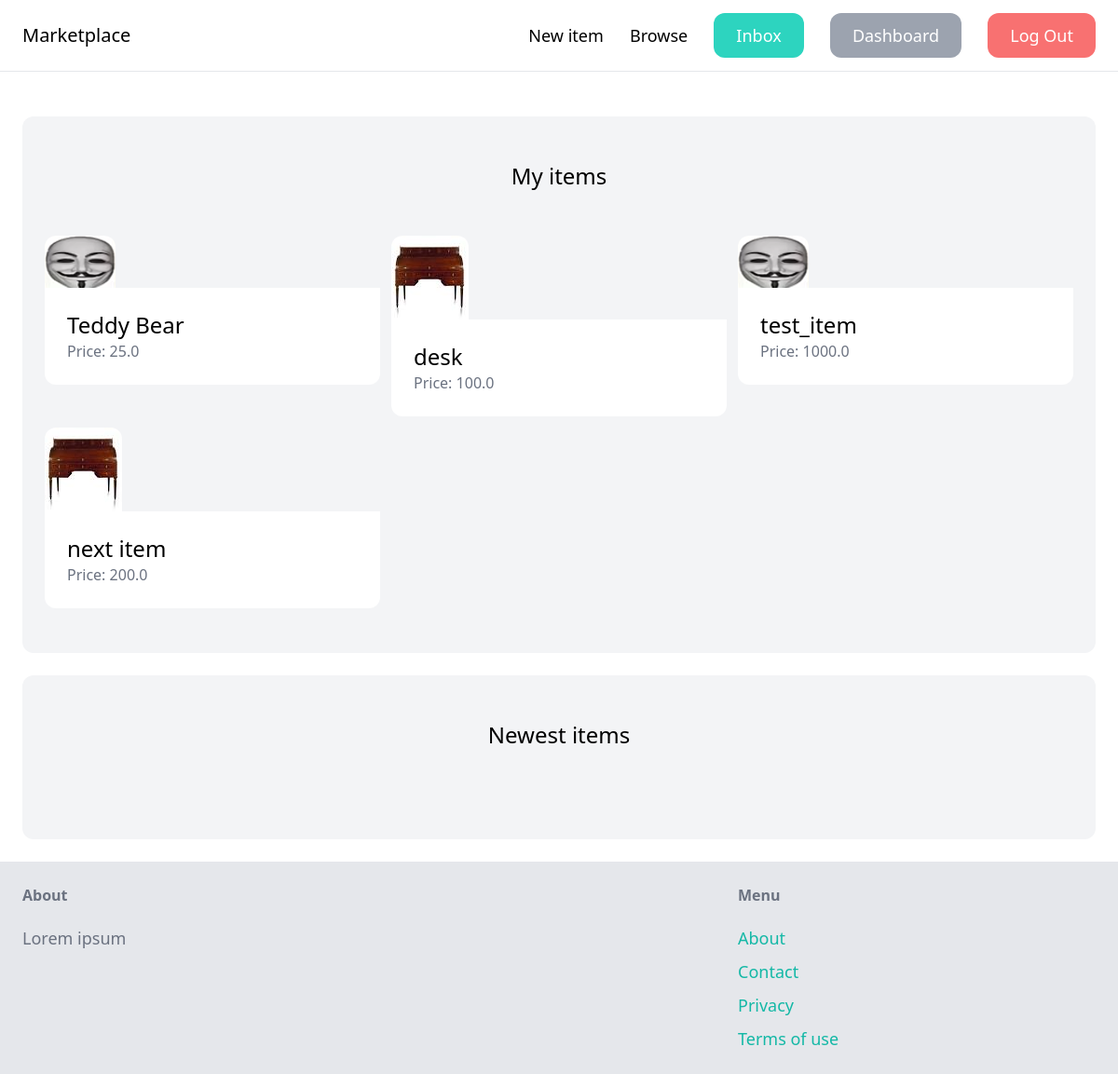
The page /dashboard/ (signed in) on the database its author committed.
### item/models.py (models this page shows, shortened)
class Item(models.Model):
    name = models.CharField(max_length=256)
    category = models.ForeignKey(Category, related_name='items', on_delete=models.CASCADE)
    description = models.TextField(blank=True, null=True)
    price = models.FloatField()
    image = models.ImageField(upload_to='item_images', blank=True, null=True)
    is_sold = models.BooleanField(default=False)
    created_at = models.DateField(auto_now_add=True)
    created_by = models.ForeignKey(User, related_name='items', on_delete=models.CASCADE)

### dashboard/views.py (the view)
# urls.py: path('', index, name='index'),
@login_required
def index(request):
    items = Item.objects.filter(created_by=request.user)
    return render(request, 'dashboard/index.html', context={
        'items': items,
    })

### dashboard/templates/dashboard/index.html (shortened to what this page needs)
{% extends 'base.html' %}
{% block content %}
    <div class="mt-6 px-6 py-12 bg-gray-100 rounded-xl">
        <h2 class="mb-12 text-2xl text-center">My items</h2>
        <div class="grid grid-cols-3 gap-3">
            {% for item in items %}
                <div>
                    <a href="{% url 'item:detail' item.id %}">
                        <div>
                            <img src="{{ item.image.url }}" class="rounded-t-xl">
                        </div>
                        <div class="p-6 bg-white rounded-b-xl">
                            <h2 class="text-2xl">{{ item.name }}</h2>
                            <p class="text-gray-500">Price: {{ item.price }}</p>
                        </div>
                    </a>
                </div>
            {% endfor %}
        </div>
    </div>
    <div class="mt-6 px-6 py-12 bg-gray-100 rounded-xl">
        <h2 class="mb-12 text-2xl text-center">Newest items</h2>
    </div>
{% endblock %}

### rows shown on the page
Item: image (picture), name "Teddy Bear", price "25.0"
Item: image (picture), name "desk", price "100.0"
Item: image (picture), name "test_item", price "1000.0"
Item: image (picture), name "next item", price "200.0"
